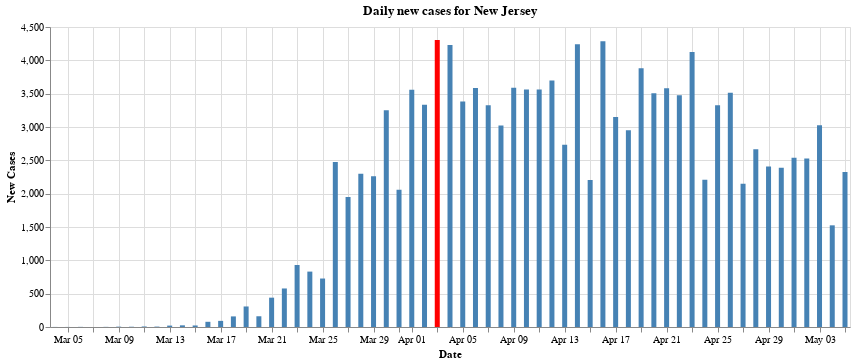

This figure's notebook cell:
### Markdown cell above
## 11 - Graph of daily new cases in New Jersey
Below we plot a graph that shows the increase in cases per day. 
There is a lot of talk on the news about "flattening the curve", however in the daily briefings that Governor Murphy holds, he only talks about developments from the overnight, and rarely shows the actual data plotted as a bar chart. The below chart actually visualizes the said curve that everyone is talking about. And we can see that it is, in fact, flattening

### Code cell
jersey_cases_full=us_states[us_states.state=="New Jersey"]
jersey_cases_county_full=us_counties[us_counties["state"]=="New Jersey"]

jersey_cases=jersey_cases_full.drop('state', axis=1)
jersey_cases=jersey_cases.drop('fips', axis=1)

first_case_date=jersey_cases.iloc[0].date
date_object=first_case_date
# date_object = datetime.strptime(first_case_date, '%Y-%m-%d')
date_object = date_object - timedelta(days=1)
time_string = date_object.strftime('%Y-%m-%d')

jersey_cases.loc[-1] = [time_string, 0, 0]  # adding a row
jersey_cases.index = jersey_cases.index + 1  # shifting index
jersey_cases = jersey_cases.sort_index()  # sorting by index
    
jersey_cases=jersey_cases.set_index('date')


daily_new_cases = jersey_cases.diff()
daily_new_cases=daily_new_cases.reset_index()
daily_new_cases=daily_new_cases.drop(0, axis=0)
daily_new_cases = daily_new_cases.astype({"cases": int, "deaths": int})
daily_new_cases=daily_new_cases.rename(columns={'cases': 'new_cases', 'deaths': 'new_deaths'})


# display(daily_new_cases)


max_daily_increase = daily_new_cases['new_cases'].max()
# display(max_daily_increase)

chart = alt.Chart(daily_new_cases).mark_bar().encode(
    y=alt.Y('new_cases:Q', axis=alt.Axis(title='New Cases')),
    x=alt.X('date:T', axis=alt.Axis(format='%b %d', title='Date')),
    # The highlight will be set on the result of a conditional statement
    color=alt.condition(
        alt.datum.new_cases == max_daily_increase,
        alt.value('red'),    
        alt.value('steelblue')  
    ),
    tooltip=['date:T','new_cases']

).properties(
    width=800,
    title="Daily new cases for New Jersey"
)

    
display(chart)

### Figure 1 — Vega-Lite specification as saved in the notebook (floating-point values rounded to 4 significant figures)
{"config": {"view": {"continuousWidth": 400, "continuousHeight": 300}}, "data": {"name": "data-996bb54bc161af6d5b1aec6163d40d36"}, "mark": "bar", "encoding": {"color": {"condition": {"value": "red", "test": "(datum.new_cases === 4305)"}, "value": "steelblue"}, "tooltip": [{"type": "temporal", "field": "date"}, {"type": "quantitative", "field": "new_cases"}], "x": {"type": "temporal", "axis": {"format": "%b %d", "title": "Date"}, "field": "date"}, "y": {"type": "quantitative", "axis": {"title": "New Cases"}, "field": "new_cases"}}, "title": "Daily new cases for New Jersey", "width": 800, "$schema": "https://vega.github.io/schema/vega-lite/v4.0.2.json", "datasets": {"data-996bb54bc161af6d5b1aec6163d40d36": [{"date": "2020-03-04T00:00:00", "new_cases": 1, "new_deaths": 0}, {"date": "2020-03-05T00:00:00", "new_cases": 1, "new_deaths": 0}, {"date": "2020-03-06T00:00:00", "new_cases": 2, "new_deaths": 0}, {"date": "2020-03-07T00:00:00", "new_cases": 0, "new_deaths": 0}, {"date": "2020-03-08T00:00:00", "new_cases": 2, "new_deaths": 0}, {"date": "2020-03-09T00:00:00", "new_cases": 5, "new_deaths": 0}, {"date": "2020-03-10T00:00:00", "new_cases": 4, "new_deaths": 1}, {"date": "2020-03-11T00:00:00", "new_cases": 8, "new_deaths": 0}, {"date": "2020-03-12T00:00:00", "new_cases": 6, "new_deaths": 0}, {"date": "2020-03-13T00:00:00", "new_cases": 21, "new_deaths": 0}, {"date": "2020-03-14T00:00:00", "new_cases": 25, "new_deaths": 1}, {"date": "2020-03-15T00:00:00", "new_cases": 23, "new_deaths": 0}, {"date": "2020-03-16T00:00:00", "new_cases": 78, "new_deaths": 1}, {"date": "2020-03-17T00:00:00", "new_cases": 92, "new_deaths": 0}, {"date": "2020-03-18T00:00:00", "new_cases": 159, "new_deaths": 2}, {"date": "2020-03-19T00:00:00", "new_cases": 308, "new_deaths": 4}, {"date": "2020-03-20T00:00:00", "new_cases": 161, "new_deaths": 2}, {"date": "2020-03-21T00:00:00", "new_cases": 440, "new_deaths": 5}, {"date": "2020-03-22T00:00:00", "new_cases": 578, "new_deaths": 4}, {"date": "2020-03-23T00:00:00", "new_cases": 930, "new_deaths": 7}, {"date": "2020-03-24T00:00:00", "new_cases": 831, "new_deaths": 17}, {"date": "2020-03-25T00:00:00", "new_cases": 727, "new_deaths": 18}, {"date": "2020-03-26T00:00:00", "new_cases": 2474, "new_deaths": 19}, {"date": "2020-03-27T00:00:00", "new_cases": 1949, "new_deaths": 27}, {"date": "2020-03-28T00:00:00", "new_cases": 2299, "new_deaths": 32}, {"date": "2020-03-29T00:00:00", "new_cases": 2262, "new_deaths": 21}, {"date": "2020-03-30T00:00:00", "new_cases": 3250, "new_deaths": 38}, {"date": "2020-03-31T00:00:00", "new_cases": 2060, "new_deaths": 68}, {"date": "2020-04-01T00:00:00", "new_cases": 3559, "new_deaths": 88}, {"date": "2020-04-02T00:00:00", "new_cases": 3335, "new_deaths": 184}, {"date": "2020-04-03T00:00:00", "new_cases": 4305, "new_deaths": 108}, {"date": "2020-04-04T00:00:00", "new_cases": 4229, "new_deaths": 200}, {"date": "2020-04-05T00:00:00", "new_cases": 3381, "new_deaths": 70}, {"date": "2020-04-06T00:00:00", "new_cases": 3585, "new_deaths": 88}, {"date": "2020-04-07T00:00:00", "new_cases": 3326, "new_deaths": 227}, {"date": "2020-04-08T00:00:00", "new_cases": 3021, "new_deaths": 272}, {"date": "2020-04-09T00:00:00", "new_cases": 3590, "new_deaths": 196}, {"date": "2020-04-10T00:00:00", "new_cases": 3561, "new_deaths": 232}, {"date": "2020-04-11T00:00:00", "new_cases": 3563, "new_deaths": 251}, {"date": "2020-04-12T00:00:00", "new_cases": 3699, "new_deaths": 167}, {"date": "2020-04-13T00:00:00", "new_cases": 2734, "new_deaths": 93}, {"date": "2020-04-14T00:00:00", "new_cases": 4240, "new_deaths": 362}, {"date": "2020-04-15T00:00:00", "new_cases": 2206, "new_deaths": 351}, {"date": "2020-04-16T00:00:00", "new_cases": 4287, "new_deaths": 362}, {"date": "2020-04-17T00:00:00", "new_cases": 3150, "new_deaths": 322}, {"date": "2020-04-18T00:00:00", "new_cases": 2953, "new_deaths": 230}, {"date": "2020-04-19T00:00:00", "new_cases": 3881, "new_deaths": 132}, {"date": "2020-04-20T00:00:00", "new_cases": 3505, "new_deaths": 175}, {"date": "2020-04-21T00:00:00", "new_cases": 3581, "new_deaths": 376}, {"date": "2020-04-22T00:00:00", "new_cases": 3478, "new_deaths": 310}, {"date": "2020-04-23T00:00:00", "new_cases": 4124, "new_deaths": 305}, {"date": "2020-04-24T00:00:00", "new_cases": 2207, "new_deaths": 249}, {"date": "2020-04-25T00:00:00", "new_cases": 3327, "new_deaths": 246}, {"date": "2020-04-26T00:00:00", "new_cases": 3515, "new_deaths": 75}, {"date": "2020-04-27T00:00:00", "new_cases": 2150, "new_deaths": 106}, {"date": "2020-04-28T00:00:00", "new_cases": 2668, "new_deaths": 398}, {"date": "2020-04-29T00:00:00", "new_cases": 2408, "new_deaths": 328}, {"date": "2020-04-30T00:00:00", "new_cases": 2388, "new_deaths": 458}, {"date": "2020-05-01T00:00:00", "new_cases": 2538, "new_deaths": 310}, {"date": "2020-05-02T00:00:00", "new_cases": 2527, "new_deaths": 204}, {"date": "2020-05-03T00:00:00", "new_cases": 3027, "new_deaths": 129}, {"date": "2020-05-04T00:00:00", "new_cases": 1525, "new_deaths": 39}, {"date": "2020-05-05T00:00:00", "new_cases": 2324, "new_deaths": 334}]}}
